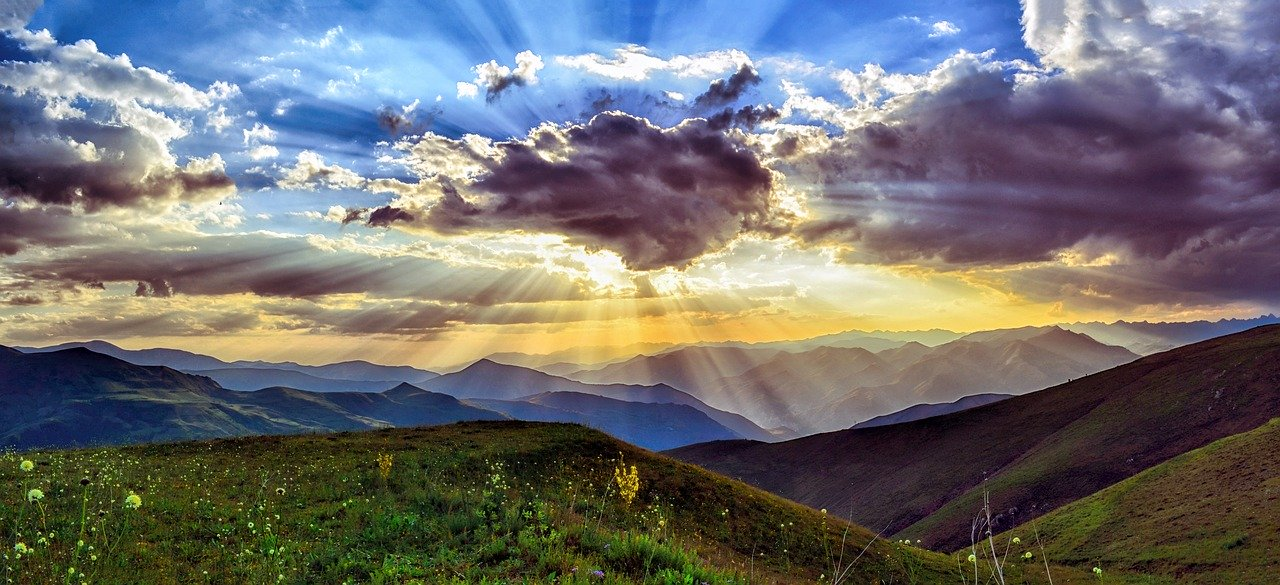
#> input picture computação gráfica/nature.jpg, 1280 x 585 px, found by its file name
$ python inverterVerticalmente.py
#> lines starting #> are read from the running program, lines starting #| are printed output that depends on the picture
from PIL import Image

# Carrega a imagem desejada
imagem = Image.open("/home/fabio/Documentos/computação gráfica/nature.jpg")
#> imagem is the input picture: PIL image 1280x585 RGB; mean R, G, B 111.2, 110.6, 111.7

# Inverte verticalmente
imagem_invertida = imagem.transpose(Image.FLIP_TOP_BOTTOM)
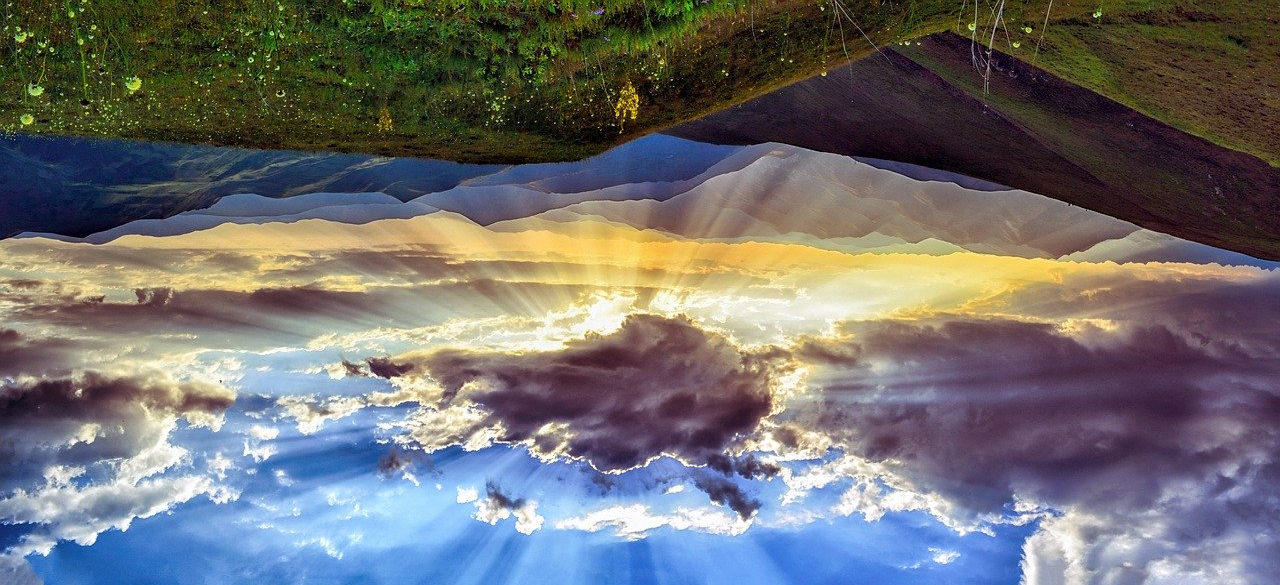
#> imagem_invertida: PIL image 1280x585 RGB; mean R, G, B 111.2, 110.6, 111.7

# Salvar a imagem invertida verticalmente
imagem_invertida.save("imagem_invertida_vertical.jpg")
